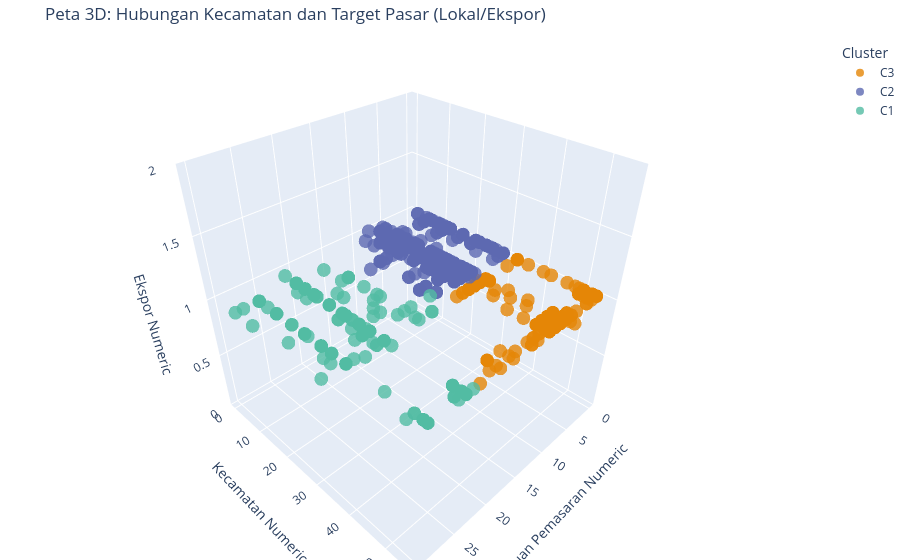
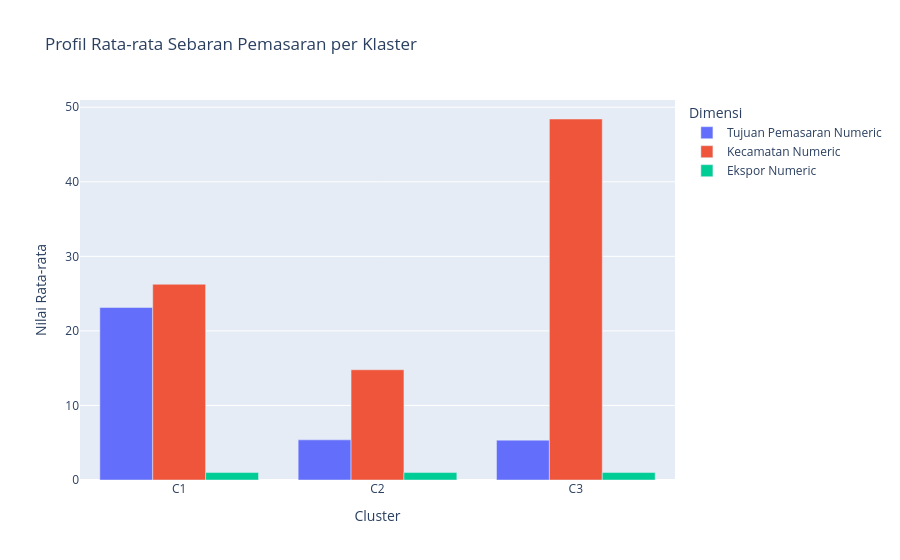

Notebook code for these charts, in order:
### Code cell
import plotly.express as px

# =========================================================
# 1. Visualisasi 3D Interaktif (Pemasaran vs Kecamatan vs Ekspor)
# =========================================================
fig_3d_c6 = px.scatter_3d(
    df, 
    x=fitur_yang_dipakai[0], # Tujuan Pemasaran Numeric
    y=fitur_yang_dipakai[1], # Kecamatan Numeric
    z=fitur_yang_dipakai[2], # Ekspor Numeric
    color='Cluster',
    hover_name='Nama Usaha',
    title="Peta 3D: Hubungan Kecamatan dan Target Pasar (Lokal/Ekspor)",
    opacity=0.8,
    size_max=12,
    color_discrete_sequence=px.colors.qualitative.Vivid
)

fig_3d_c6.update_layout(margin=dict(l=0, r=0, b=0, t=40))
fig_3d_c6.show()


# =========================================================
# 2. Bar Chart (Pembandingan Profil Rata-rata Geografis)
# =========================================================
# Mengambil rata-rata metrik dari setiap klaster
df_avg_c6 = df.groupby('Cluster')[fitur_yang_dipakai].mean().reset_index()

# Melakukan transformasi data (melt)
df_melted_c6 = df_avg_c6.melt(id_vars='Cluster', value_vars=fitur_yang_dipakai, 
                        var_name='Dimensi', value_name='Nilai Rata-rata')

# Menggambar diagram batang
fig_bar_c6 = px.bar(
    df_melted_c6, 
    x='Cluster', 
    y='Nilai Rata-rata', 
    color='Dimensi', 
    barmode='group',
    title="Profil Rata-rata Sebaran Pemasaran per Klaster"
)
fig_bar_c6.show()

### Figure 1 — Plotly figure (JSON) as saved in the notebook; plotly's stock layout.template omitted (floating-point values rounded to 4 significant figures; data arrays with more than 128 entries replaced by an {"elided": "..."} marker saying what was removed)
{"data": [{"hovertemplate": "<b>%{hovertext}</b><br><br>Cluster=C3<br>Tujuan Pemasaran Numeric=%{x}<br>Kecamatan Numeric=%{y}<br>Ekspor Numeric=%{z}<extra></extra>", "hovertext": {"elided": "996 str values"}, "legendgroup": "C3", "marker": {"color": "rgb(229, 134, 6)", "opacity": 0.8, "symbol": "circle"}, "mode": "markers", "name": "C3", "scene": "scene", "showlegend": true, "type": "scatter3d", "x": {"elided": "996 int values"}, "y": {"elided": "996 int values"}, "z": {"elided": "996 int values"}}, {"hovertemplate": "<b>%{hovertext}</b><br><br>Cluster=C2<br>Tujuan Pemasaran Numeric=%{x}<br>Kecamatan Numeric=%{y}<br>Ekspor Numeric=%{z}<extra></extra>", "hovertext": {"elided": "1442 str values"}, "legendgroup": "C2", "marker": {"color": "rgb(93, 105, 177)", "opacity": 0.8, "symbol": "circle"}, "mode": "markers", "name": "C2", "scene": "scene", "showlegend": true, "type": "scatter3d", "x": {"elided": "1442 int values"}, "y": {"elided": "1442 int values"}, "z": {"elided": "1442 int values"}}, {"hovertemplate": "<b>%{hovertext}</b><br><br>Cluster=C1<br>Tujuan Pemasaran Numeric=%{x}<br>Kecamatan Numeric=%{y}<br>Ekspor Numeric=%{z}<extra></extra>", "hovertext": {"elided": "182 str values"}, "legendgroup": "C1", "marker": {"color": "rgb(82, 188, 163)", "opacity": 0.8, "symbol": "circle"}, "mode": "markers", "name": "C1", "scene": "scene", "showlegend": true, "type": "scatter3d", "x": {"elided": "182 int values"}, "y": {"elided": "182 int values"}, "z": {"elided": "182 int values"}}], "layout": {"legend": {"title": {"text": "Cluster"}, "tracegroupgap": 0}, "margin": {"b": 0, "l": 0, "r": 0, "t": 40}, "scene": {"domain": {"x": [0, 1], "y": [0, 1]}, "xaxis": {"title": {"text": "Tujuan Pemasaran Numeric"}}, "yaxis": {"title": {"text": "Kecamatan Numeric"}}, "zaxis": {"title": {"text": "Ekspor Numeric"}}}, "title": {"text": "Peta 3D: Hubungan Kecamatan dan Target Pasar (Lokal/Ekspor)"}}}

### Figure 2 — Plotly figure (JSON) as saved in the notebook; plotly's stock layout.template omitted (floating-point values rounded to 4 significant figures)
{"data": [{"alignmentgroup": "True", "hovertemplate": "Dimensi=Tujuan Pemasaran Numeric<br>Cluster=%{x}<br>Nilai Rata-rata=%{y}<extra></extra>", "legendgroup": "Tujuan Pemasaran Numeric", "marker": {"color": "#636efa", "pattern": {"shape": ""}}, "name": "Tujuan Pemasaran Numeric", "offsetgroup": "Tujuan Pemasaran Numeric", "orientation": "v", "showlegend": true, "textposition": "auto", "type": "bar", "x": ["C1", "C2", "C3"], "xaxis": "x", "y": [23.14, 5.384, 5.348], "yaxis": "y"}, {"alignmentgroup": "True", "hovertemplate": "Dimensi=Kecamatan Numeric<br>Cluster=%{x}<br>Nilai Rata-rata=%{y}<extra></extra>", "legendgroup": "Kecamatan Numeric", "marker": {"color": "#EF553B", "pattern": {"shape": ""}}, "name": "Kecamatan Numeric", "offsetgroup": "Kecamatan Numeric", "orientation": "v", "showlegend": true, "textposition": "auto", "type": "bar", "x": ["C1", "C2", "C3"], "xaxis": "x", "y": [26.25, 14.79, 48.42], "yaxis": "y"}, {"alignmentgroup": "True", "hovertemplate": "Dimensi=Ekspor Numeric<br>Cluster=%{x}<br>Nilai Rata-rata=%{y}<extra></extra>", "legendgroup": "Ekspor Numeric", "marker": {"color": "#00cc96", "pattern": {"shape": ""}}, "name": "Ekspor Numeric", "offsetgroup": "Ekspor Numeric", "orientation": "v", "showlegend": true, "textposition": "auto", "type": "bar", "x": ["C1", "C2", "C3"], "xaxis": "x", "y": [1.0, 1.0, 1.0], "yaxis": "y"}], "layout": {"barmode": "group", "legend": {"title": {"text": "Dimensi"}, "tracegroupgap": 0}, "title": {"text": "Profil Rata-rata Sebaran Pemasaran per Klaster"}, "xaxis": {"anchor": "y", "domain": [0, 1], "title": {"text": "Cluster"}}, "yaxis": {"anchor": "x", "domain": [0, 1], "title": {"text": "Nilai Rata-rata"}}}}
